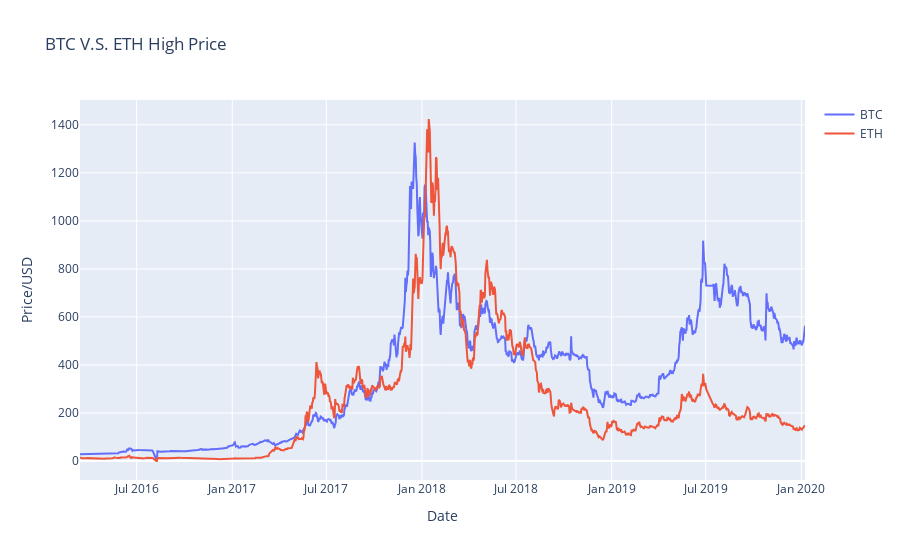
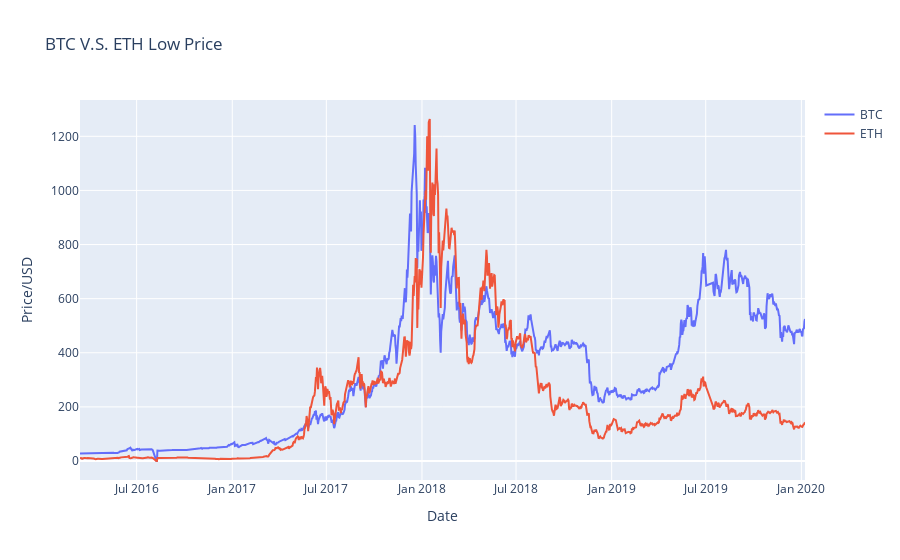
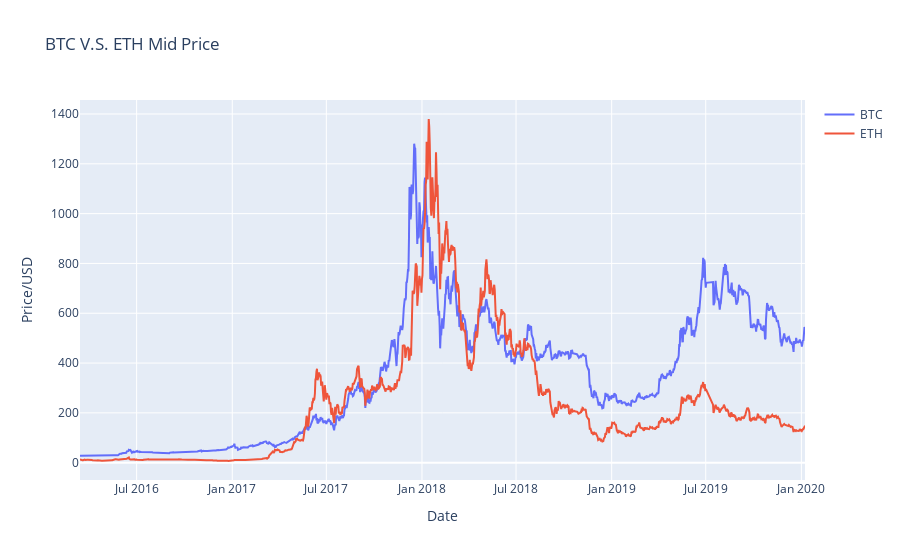
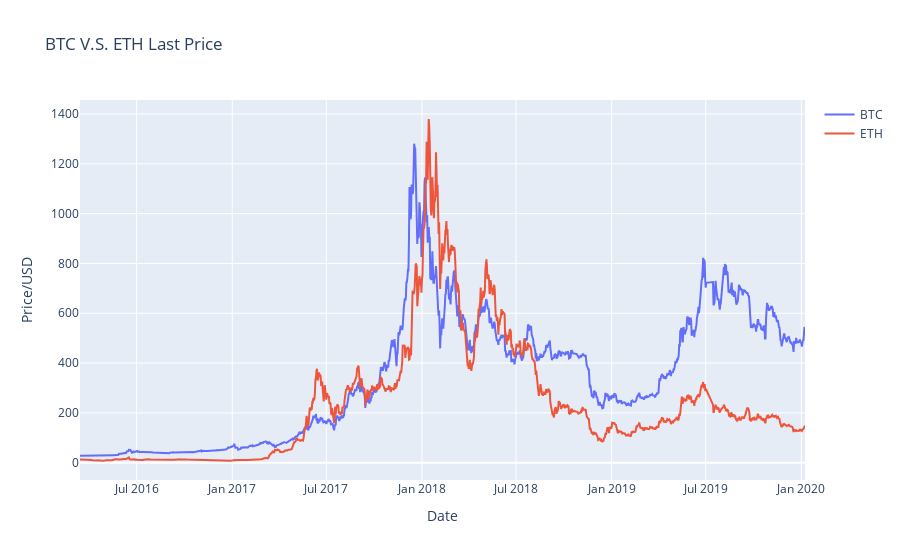

The notebook cell saved with these charts, in order:
### Code cell
price_types = ['High', 'Low', 'Mid', 'Last', 'Bid', 'Ask']
for price_type in price_types:
    plot_btc_eth_price_comparison(price_type)

### Figure 1 — Plotly figure (JSON) as saved in the notebook; plotly's stock layout.template omitted (floating-point values rounded to 4 significant figures; data arrays with more than 128 entries replaced by an {"elided": "..."} marker saying what was removed)
{"data": [{"mode": "lines", "name": "BTC", "type": "scatter", "x": {"elided": "1355 str values"}, "y": {"elided": "1355 float values"}}, {"mode": "lines", "name": "ETH", "type": "scatter", "x": {"elided": "1355 str values"}, "y": {"elided": "1355 float values"}}], "layout": {"title": {"text": "BTC V.S. ETH High Price"}, "xaxis": {"title": {"text": "Date"}}, "yaxis": {"title": {"text": "Price/USD"}}}}

### Figure 2 — Plotly figure (JSON) as saved in the notebook; plotly's stock layout.template omitted (floating-point values rounded to 4 significant figures; data arrays with more than 128 entries replaced by an {"elided": "..."} marker saying what was removed)
{"data": [{"mode": "lines", "name": "BTC", "type": "scatter", "x": {"elided": "1355 str values"}, "y": {"elided": "1355 float values"}}, {"mode": "lines", "name": "ETH", "type": "scatter", "x": {"elided": "1355 str values"}, "y": {"elided": "1355 float values"}}], "layout": {"title": {"text": "BTC V.S. ETH Low Price"}, "xaxis": {"title": {"text": "Date"}}, "yaxis": {"title": {"text": "Price/USD"}}}}

### Figure 3 — Plotly figure (JSON) as saved in the notebook; plotly's stock layout.template omitted (floating-point values rounded to 4 significant figures; data arrays with more than 128 entries replaced by an {"elided": "..."} marker saying what was removed)
{"data": [{"mode": "lines", "name": "BTC", "type": "scatter", "x": {"elided": "1355 str values"}, "y": {"elided": "1355 float values"}}, {"mode": "lines", "name": "ETH", "type": "scatter", "x": {"elided": "1355 str values"}, "y": {"elided": "1355 float values"}}], "layout": {"title": {"text": "BTC V.S. ETH Mid Price"}, "xaxis": {"title": {"text": "Date"}}, "yaxis": {"title": {"text": "Price/USD"}}}}

### Figure 4 — Plotly figure (JSON) as saved in the notebook; plotly's stock layout.template omitted (floating-point values rounded to 4 significant figures; data arrays with more than 128 entries replaced by an {"elided": "..."} marker saying what was removed)
{"data": [{"mode": "lines", "name": "BTC", "type": "scatter", "x": {"elided": "1355 str values"}, "y": {"elided": "1355 float values"}}, {"mode": "lines", "name": "ETH", "type": "scatter", "x": {"elided": "1355 str values"}, "y": {"elided": "1355 float values"}}], "layout": {"title": {"text": "BTC V.S. ETH Last Price"}, "xaxis": {"title": {"text": "Date"}}, "yaxis": {"title": {"text": "Price/USD"}}}}
